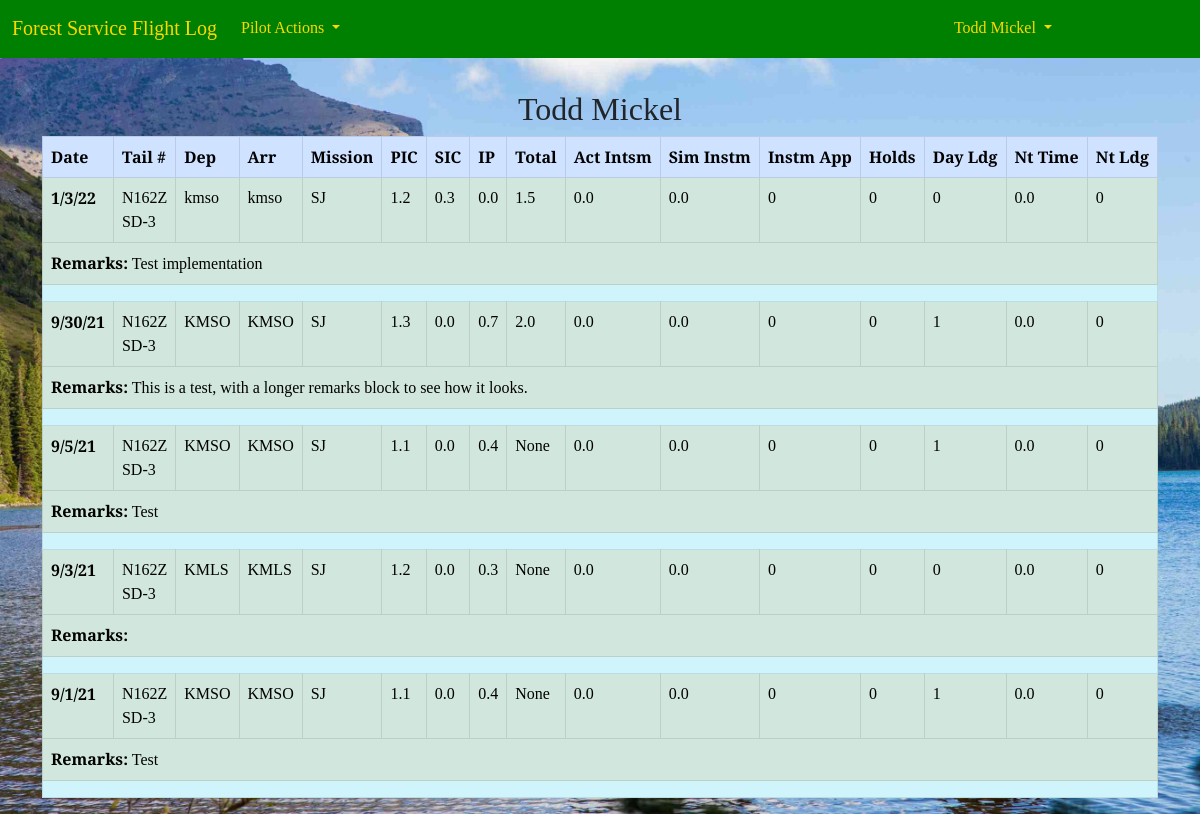
/pilot_log/view/ (signed in), run on the app's committed database.
### accounts/models.py (models this page shows, shortened)
class CustomUser(AbstractUser):
    REGION_CHOICES = [
        ('1', 'Northern'),
        ('2', 'Rocky Mountain'),
        ('3', 'Southwestern'),
        ('4', 'Intermountain'),
        ('5', 'Pacific Southwest'),
        ('6', 'Pacific Northwest'),
        ('8', 'Southern'),
        ('9', 'Eastern'),
        ('10', 'Alaska'),
        ('WO', 'Washington Office'),
    ]
    '''username = None
    email = models.EmailField(_('email address'), unique=True)'''
    region = models.CharField(
        max_length=4,
        choices=REGION_CHOICES,
        default='WO',
        null=False,
        blank=False
        )
    base = models.CharField(max_length=20, blank=True)
    office_phone = models.CharField(max_length=12, blank=True)
    cell_phone = models.CharField(max_length=12, blank=True)
    date_of_hire = models.DateField(null=True, blank=True)
    pilot_cert_number = models.CharField(max_length=20, blank=True)
    atp = models.BooleanField(default=False)
    cfi = models.BooleanField(default=False)
    cfii = models.BooleanField(default=False)
    mei = models.BooleanField(default=False)
    commercial_rating = models.BooleanField(default=False)
    medical_class = models.IntegerField(null=True, blank=True)
    date_of_medical = models.DateField(null=True, blank=True)
    user_supervisor = models.ForeignKey(
        'self',
        on_delete=models.PROTECT,
        limit_choices_to={'is_supervisor': True},
        blank=True,
        null=True
        )
    is_supervisor = models.BooleanField(default=False)
    is_captain = models.BooleanField(default=False)
    smokejumper_msn_eval_date = models.DateField(null=True, blank=True)
    equipment_eval_date = models.DateField(null=True, blank=True)
    order = ('username',)
    USERNAME_FIELD = 'username'
    REQUIRED_FIELDS = []

### pilot_log/models.py (models this page shows, shortened)
class FlightDetail(models.Model):
    pilot = models.ForeignKey(
        'accounts.CustomUser',
        on_delete=models.CASCADE,
        blank=False,
        null=False,
        )
    date_of_flight = models.DateField(null=False, blank=False)
    tail_number = models.ForeignKey(
        'Aircraft',
        on_delete=models.PROTECT,
        blank=False,
        null=False,
        )
    depart_ICAO = models.CharField(max_length=4, null=False, blank=False)
    arrival_ICAO = models.CharField(max_length=4, null=False, blank=False)
    msn_type = models.CharField(
        max_length=20,
        choices=settings.MISSION_CHOICES,
        null=False,
        blank=False,
        )
    pic_time = models.DecimalField(max_digits=2, decimal_places=1, default=0.0)
    sic_time = models.DecimalField(max_digits=2, decimal_places=1, default=0.0)
    instructor_time = models.DecimalField(max_digits=2, decimal_places=1, default=0.0)
    total_time = models.DecimalField(max_digits=2, decimal_places=1, null=True, blank=True)
    act_instrument_time = models.DecimalField(max_digits=2, decimal_places=1, default=0.0)
    sim_instrument_time = models.DecimalField(max_digits=2, decimal_places=1, default=0.0)
    instrument_appchs = models.IntegerField(default=0)
    holds = models.IntegerField(default=0)
    day_landings = models.IntegerField(default=0)
    night_time = models.DecimalField(max_digits=2, decimal_places=1, default=0.0)
    night_landings = models.IntegerField(default=0)
    remarks = models.TextField(max_length=250, blank=True, default='')
    class Meta:
        ordering = ['-date_of_flight']

class Aircraft(models.Model):
    tail_number = models.CharField(
        max_length=10,
        primary_key=True
        )
    aircraft_type = models.CharField(
        max_length=15,
        choices=settings.AIRCRAFT_TYPES,
        null=False,
        blank=False
    )

### pilot_log/views.py (the view)
# urls.py: path('view/', FlightListView.as_view(), name='flight_list')
class FlightListView(LoginRequiredMixin, ListView):
    model = FlightDetail
    template_name = "view_flights.html"

### templates/view_flights.html (shortened to what this page needs)
{% extends 'base.html' %}
{% load crispy_forms_tags %}
{% block content %}
<h2 class="text-center">{{ user.first_name }} {{ user.last_name }}</h2>
<div class="container">
<table class="table table-bordered">
    <thead class="thead-light">
        <tr class="table-primary">
            <th scope="col">Date</th>
            <th scope="col">Tail #</th>
            <th scope="col">Dep</th>
            <th scope="col">Arr</th>
            <th scope="col">Mission</th>
            <th scope="col">PIC</th>
            <th scope="col">SIC</th>
            <th scope="col">IP</th>
            <th scope="col">Total</th>
            <th scope="col">Act Intsm</th>
            <th scope="col">Sim Instm</th>
            <th scope="col">Instm App</th>
            <th scope="col">Holds</th>
            <th scope="col">Day Ldg</th>
            <th scope="col">Nt Time</th>
            <th scope="col">Nt Ldg</th>
        </tr>
    </thead>
    <tbody>
        {% for flight in object_list %}
        {% if flight.pilot == user %}
        <tr class="table-success">
            <th scope="row">{{ flight.date_of_flight|date:"n/j/y" }}</th>
            <td>{{ flight.tail_number.tail_number }}<br>{{ flight.tail_number.aircraft_type }}</td>
            <td>{{ flight.depart_ICAO }}</td>
            <td>{{ flight.arrival_ICAO }}</td>
            <td>{{ flight.msn_type }}</td>
            <td>{{ flight.pic_time }}</td>
            <td>{{ flight.sic_time }}</td>
            <td>{{ flight.instructor_time }}</td>
            <td>{{ flight.total_time }}</td>
            <td>{{ flight.act_instrument_time }}</td>
            <td>{{ flight.sim_instrument_time }}</td>
            <td>{{ flight.instrument_appchs }}</td>
            <td>{{ flight.holds }}</td>
            <td>{{ flight.day_landings }}</td>
            <td>{{ flight.night_time }}</td>
            <td>{{ flight.night_landings }}</td>
        </tr>
        <tr class="table-success">
            <td colspan = "16"><b>Remarks:</b>  {{ flight.remarks }}</td>
        </tr>
        <tr class="table-info"><td colspan = "16"></td></tr>
        {% endif %}
        {% endfor %}
    </tbody>
</table>
</div>
{% endblock content %}

### templates/base.html (shortened to what this page needs)
{% load static %}
<!DOCTYPE html>
<html>
    <head>
        <link href="https://cdn.jsdelivr.net/npm/bootstrap@5.1.0/dist/css/bootstrap.min.css" rel="stylesheet"
>
        <link
            href="{% static 'css/base.css' %}"
            rel="stylesheet">
        <link
            href="{% static 'css/flight_new.css' %}"
            rel="stylesheet">
        <link
            href="{% static 'css/login.css' %}"
            rel="stylesheet">
        <link
            href="{% static 'css/password_reset_form.css' %}"
            rel="stylesheet">
    </head>
    <body>
        <nav class="navbar navbar-expand-lg navbar-nb2">
            <div class="container-fluid">
                <a class="navbar-brand" href="{% url 'home' %}">Forest Service Flight Log</a>
                <div class="collapse navbar-collapse" id="navbarSupportedContent">
                {% if user.is_authenticated %}
                    <ul class="navbar-nav me-auto mb-2 mb-lg-0">
                        <li class="nav-item dropdown">
                            <a class="nav-link active dropdown-toggle pa_1" href="#" id="navbarDropdown" role="button" data-bs-toggle="dropdown" aria-expanded="false">
                                Pilot Actions
                            </a>
                        </li>
                    </ul>
                    <ul class="navbar-nav flex-row-reverse">
                        <li class="nav-item dropdown">
                            <a class="nav-link active dropdown-toggle pw_1" href="#" id="profileDropdown" role="button" data-bs-toggle="dropdown" aria-expanded="false">
                                {{ user.get_full_name }}
                            </a>
                        </li>
                    </ul>
                    {% endif %}
                </div>
            </div>
        </nav>
        {% block content %}
        {% endblock content %}
    </body>
</html>

### static/css/base.css (style rules this page uses)
body { font-family: 'Playfair Display', serif; background: white url("/static/img/sf_logo4.jpg") no-repeat; background-size: cover; }
.navbar { background-color: green; border-bottom: 2px solid green; margin-bottom: 2rem; display: flex; }
.navbar-brand { color:gold; }
.pa_1 { color:gold; }
.pw_1 { color: gold; margin-right: 8rem; }

### templates/view_flights.html (style rules this page uses)
body { background-image: url(/static/img/montana.jpg); }

### data on the page
CustomUser: get_full_name "Todd Mickel", first_name "Todd", last_name "Mickel"
FlightDetail: date_of_flight "1/3/22", tail_number.tail_number "N162Z", tail_number.aircraft_type "SD-3", depart_ICAO "kmso", arrival_ICAO "kmso", msn_type "SJ", pic_time "1.2", sic_time "0.3", instructor_time "0.0", total_time "1.5", act_instrument_time "0.0", sim_instrument_time "0.0", instrument_appchs "0", holds "0", day_landings "0", night_time "0.0", night_landings "0", remarks "Test implementation"
FlightDetail: date_of_flight "9/30/21", tail_number.tail_number "N162Z", tail_number.aircraft_type "SD-3", depart_ICAO "KMSO", arrival_ICAO "KMSO", msn_type "SJ", pic_time "1.3", sic_time "0.0", instructor_time "0.7", total_time "2.0", act_instrument_time "0.0", sim_instrument_time "0.0", instrument_appchs "0", holds "0", day_landings "1", night_time "0.0", night_landings "0", remarks "This is a test, with a longer remarks block to see how it looks."
FlightDetail: date_of_flight "9/5/21", tail_number.tail_number "N162Z", tail_number.aircraft_type "SD-3", depart_ICAO "KMSO", arrival_ICAO "KMSO", msn_type "SJ", pic_time "1.1", sic_time "0.0", instructor_time "0.4", total_time "None", act_instrument_time "0.0", sim_instrument_time "0.0", instrument_appchs "0", holds "0", day_landings "1", night_time "0.0", night_landings "0", remarks "Test"
FlightDetail: date_of_flight "9/3/21", tail_number.tail_number "N162Z", tail_number.aircraft_type "SD-3", depart_ICAO "KMLS", arrival_ICAO "KMLS", msn_type "SJ", pic_time "1.2", sic_time "0.0", instructor_time "0.3", total_time "None", act_instrument_time "0.0", sim_instrument_time "0.0", instrument_appchs "0", holds "0", day_landings "0", night_time "0.0", night_landings "0"
FlightDetail: date_of_flight "9/1/21", tail_number.tail_number "N162Z", tail_number.aircraft_type "SD-3", depart_ICAO "KMSO", arrival_ICAO "KMSO", msn_type "SJ", pic_time "1.1", sic_time "0.0", instructor_time "0.4", total_time "None", act_instrument_time "0.0", sim_instrument_time "0.0", instrument_appchs "0", holds "0", day_landings "1", night_time "0.0", night_landings "0", remarks "Test"
